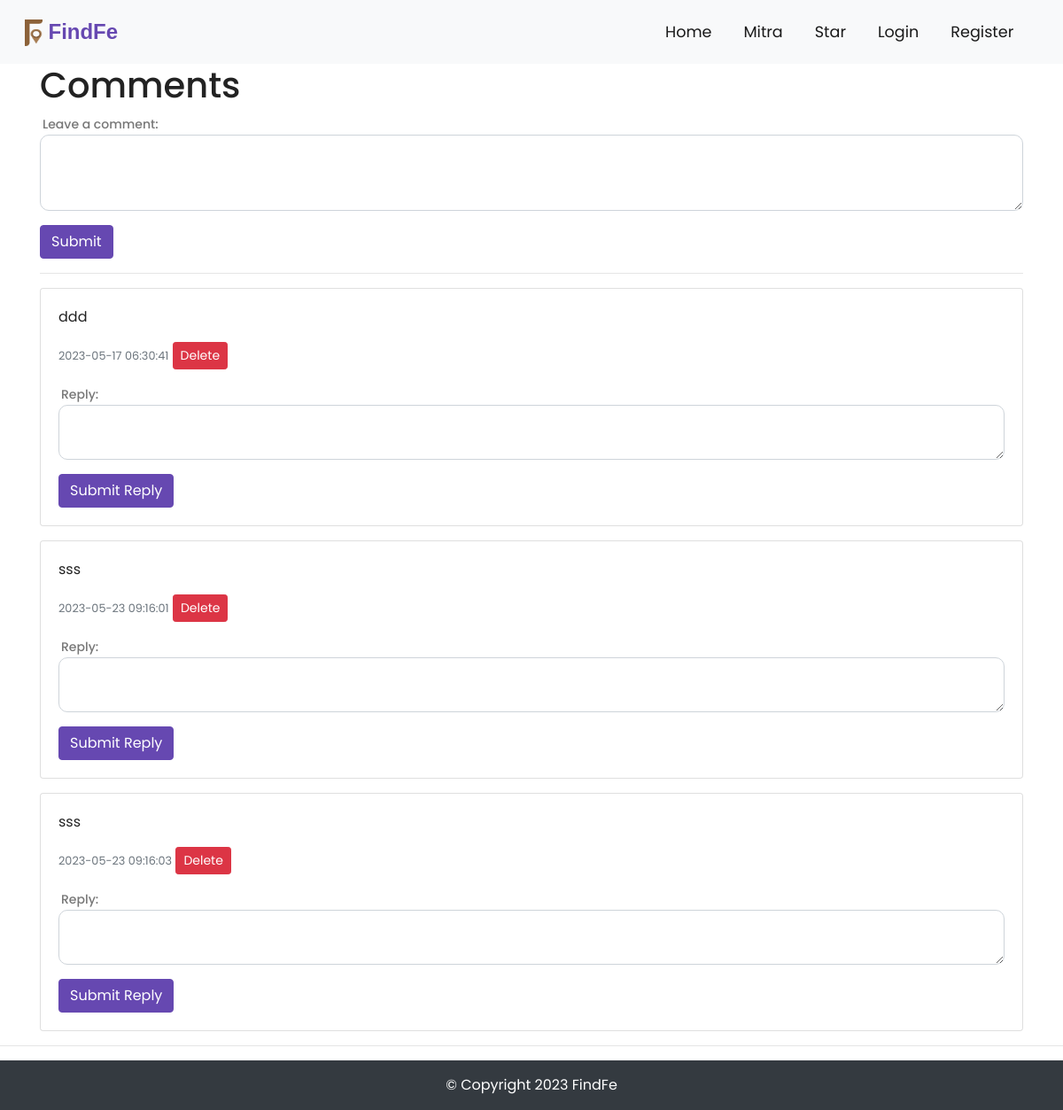
The page /index.php/comment on the database as committed earlier.
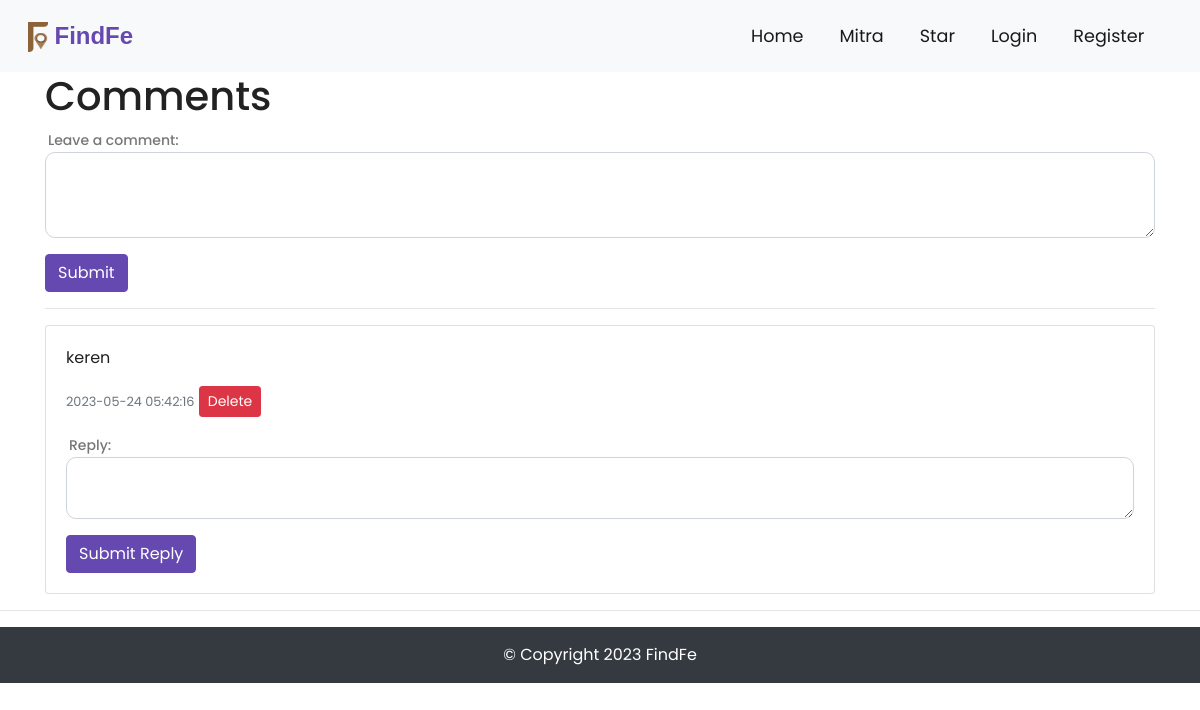
The same page on the database as committed later.
### tables this page shows
CREATE TABLE `comments` (
  `id` int(11) NOT NULL,
  `parent_id` int(11) DEFAULT NULL,
  `content` text DEFAULT NULL,
  `created_at` datetime DEFAULT NULL
);

### application/controllers/comment.php (called while the page is built, shortened)
<?php
class Comment extends CI_Controller
{
    public function __construct()
    {
        $this->load->model('Comment_model');
    }
    public function index()
    {
        $data['comments'] = $this->Comment_model->get_comments();
        $this->load->view('front/partials/header');
        $this->load->view('front/comment', $data);
        $this->load->view('front/partials/footer');
    }
}

### index.php (called while the page is built, shortened)
<?php
require_once BASEPATH.'core/CodeIgniter.php';

### application/models/Comment_Model.php (called while the page is built, shortened)
<?php
class Comment_model extends CI_Model
{
    public function get_comments()
    {
        return $this->db->where('parent_id', NULL)->get('comments')->result_array();
    }
}

### application/views/front/comment.php (the view, shortened to what this page needs)
<div class="container">
    <h1>Comments</h1>
    <form id="commentForm" action="<?php echo site_url('comment/add_comment'); ?>" method="post">
        <div class="form-group">
            <label for="comment">Leave a comment:</label>
            <textarea class="form-control" id="comment" name="content" rows="3" required></textarea>
        </div>
        <button type="submit" class="btn btn-primary">Submit</button>
    </form>
    <hr>
    <div id="commentsContainer">
        <?php foreach ($comments as $comment) : ?>
            <div class="card mb-3">
                <div class="card-body">
                    <p class="card-text"><?php echo $comment['content']; ?></p>
                    <small class="text-muted"><?php echo $comment['created_at']; ?></small>
                    <button class="btn btn-sm btn-danger deleteComment" data-comment-id="<?php echo $comment['id']; ?>">Delete</button>
                    <form class="replyForm mt-3" action="<?php echo site_url('comment/add_reply'); ?>" method="post">
                        <div class="form-group">
                            <label for="reply">Reply:</label>
                            <textarea class="form-control" name="content" rows="2" required></textarea>
                        </div>
                        <button type="submit" class="btn btn-primary">Submit Reply</button>
                    </form>
                </div>
            </div>
        <?php endforeach; ?>
    </div>
</div>

### application/views/front/partials/header.php (shortened to what this page needs)
<!DOCTYPE html>
<html lang="en">
<head>
    <link rel="stylesheet" href="<?php echo base_url() . 'assets/css/bootstrap.min.css'; ?>">
    <link rel="stylesheet" href="<?php echo base_url('/assets/css/style.css'); ?>">
</head>
<body>
    <nav class="navbar navbar-expand-md navbar-light bg-light sticky-top">
        <div class="container-fluid">
            <a class="navbar-brand" href="<?php echo base_url() . 'home'; ?>"><img src="public\uploads\Asset1.png" alt="Logo" style="width:20px;height:30px;"> FindFe</a>
            <div class="collapse navbar-collapse" id="navbarRes">
                <ul class="navbar-nav ml-auto">
                    <li class="nav-item active">
                        <a class="nav-link" href="<?php echo base_url() . 'home'; ?>">Home</a>
                    </li>
                    <li class="nav-item">
                        <a class="nav-link active" href="<?php echo base_url() . 'toko'; ?>">Mitra</a>
                    </li>
                    <li class="nav-item">
                        <a class="nav-link active" href="<?php echo base_url() . 'rating'; ?>">Star</a>
                    </li>
                    <?php $user = $this->session->userdata('user');
                    if (empty($user)) {
                    ?>
                        <li class="nav-item active">
                            <a class="nav-link" href="<?php echo base_url() . 'login'; ?>">Login</a>
                        </li>
                        <li class="nav-item active">
                            <a class="nav-link" href="<?php echo base_url() . 'singup' ?>">Register</a>
                        </li>
                    <?php } ?>
                </ul>
            </div>
        </div>
    </nav>

### application/views/front/partials/footer.php
<hr>
<footer class="section p-3 bg-dark text-white">
    <div class="text-center">&copy; Copyright <?php echo date("Y"); ?> FindFe</div>
</footer>
</body>
</html>

### assets/css/style.css (style rules this page uses)
html, body { height: 100%; width: 100%; font-family: "Poppins", sans-serif; color: #222; }
.navbar { padding: 0.8rem; }
.navbar-brand { font-family: Verdana, Geneva, Tahoma, sans-serif; font-weight: bold; font-size: 1.5rem; color: #6648b1 !important; }
.navbar li { padding-right: 20px; }
.nav-link { font-size: 1.1em !important; }
.btn-primary { background-color: #6648b1; border: 1px solid #6648b1; }
label { margin-bottom: 0; font-size: 14px; font-weight: 500; color: #777; padding-left: 3px; }
.form-control { border-radius: 10px; }

Rows that differ between the two databases and show on the page:
removed comments: content "ddd", created_at "2023-05-17 06:30:41"
removed comments: content "sss", created_at "2023-05-23 09:16:01"
removed comments: content "sss", created_at "2023-05-23 09:16:03"
added comments: content "keren", created_at "2023-05-24 05:42:16"
